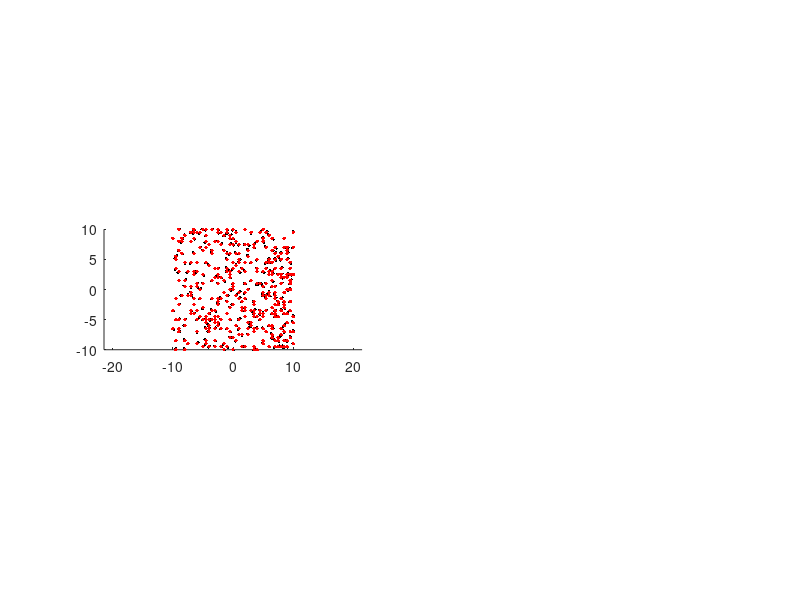

Write the MATLAB code that produced this figure. (Note: this script raises an error after producing the figure.)
%% toy example
addpath(genpath('/Users/Flight/codes/falkner'))

xx=-10:0.1:10;
[x1,x2]=meshgrid(xx);
x1r=reshape(x1,[],1);
x2r=reshape(x2,[],1);
nsamps=length(x1r);

rho=1;
delta=3;
y_noise=0.2*rho;
x1_c=-2; % peak center coordinates
x2_c=7;

xdist=(x1r-x1_c).^2 +(x2r-x2_c).^2;
y=rho.*exp(-xdist./(2*delta^2))+randn(nsamps,1)*y_noise;  % response+noise

x1_lim=[-10,10];
x2_lim=[-10;10];
imagesc(x1_lim,x2_lim,reshape(y,size(x1)))
axis equal;axis tight
colorbar
colormap jet
%% create binned regressors
% use 0.5% of the data
n_train=round(0.01*nsamps);
randinx=randsample(nsamps,n_train);
x1_train=x1r(randinx);
x2_train=x2r(randinx);
y_train=y(randinx);

binwidth=0.5;

x1crs = round(x1_train/binwidth)*binwidth;  % gridded locations
x2crs = round(x2_train/binwidth)*binwidth;  % gridded locations

xp1 = unique(x1crs); 
xp2 = unique(x2crs);
n1 = length(xp1);
n2 = length(xp2);

% Insert stimuli into design matrix
xntrp1 = interp1(xp1,1:n1,x1crs,'nearest');
xntrp2 = interp1(xp2,1:n2,x2crs,'nearest');
xstim = sparse(1:n_train,xntrp1+n1*(xntrp2-1),1,n_train,n1*n2);

% Plot occupancy and spatial grid points with data
subplot(323); plot(x1_train,x2_train,'k.'); 
hold on; plot(x1crs,x2crs,'r.', 'markersize', 8);hold off;
axis equal; axis tight; box off;

%%
minlens=1;
dims=[n1,n2];
[kest,ASDstats,dd] = fastASD(xstim,y_train-mean(y_train),dims,minlens);
%kest=flipud(kest);
%%
subplot(211)
imagesc(x1_lim,x2_lim,reshape(y-mean(y),size(x1)))
title("Signal data + noise")
axis equal; axis tight; box off;
set(gca,'YDir','normal')
subplot(212)
imagesc(x1_lim,x2_lim,reshape(kest,dims)')
title("Estimated receptive field")
axis equal; axis tight; box off;
colormap jet
set(gca,'YDir','normal')
%% predict
yhat=xstim*kest;
figure
% residual plot
plot(y_train-mean(y_train)-yhat,'ko');



